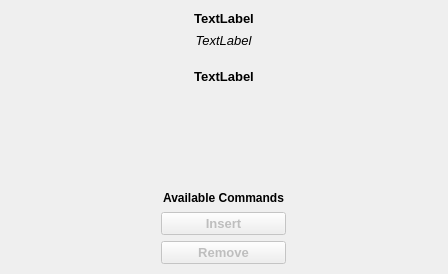
<?xml version="1.0" encoding="UTF-8"?>
<ui version="4.0">
 <class>Form</class>
 <widget class="QWidget" name="Form">
  <property name="geometry">
   <rect>
    <x>0</x>
    <y>0</y>
    <width>448</width>
    <height>274</height>
   </rect>
  </property>
  <property name="sizePolicy">
   <sizepolicy hsizetype="Preferred" vsizetype="Preferred">
    <horstretch>0</horstretch>
    <verstretch>0</verstretch>
   </sizepolicy>
  </property>
  <property name="minimumSize">
   <size>
    <width>145</width>
    <height>250</height>
   </size>
  </property>
  <property name="windowTitle">
   <string>Form</string>
  </property>
  <layout class="QVBoxLayout" name="verticalLayout">
   <property name="sizeConstraint">
    <enum>QLayout::SetDefaultConstraint</enum>
   </property>
   <property name="leftMargin">
    <number>0</number>
   </property>
   <property name="topMargin">
    <number>5</number>
   </property>
   <property name="rightMargin">
    <number>0</number>
   </property>
   <property name="bottomMargin">
    <number>5</number>
   </property>
   <item alignment="Qt::AlignHCenter">
    <widget class="QWidget" name="device_information" native="true">
     <layout class="QVBoxLayout" name="verticalLayout_2" stretch="0,0,0,0">
      <property name="spacing">
       <number>5</number>
      </property>
      <property name="leftMargin">
       <number>5</number>
      </property>
      <property name="topMargin">
       <number>5</number>
      </property>
      <property name="rightMargin">
       <number>5</number>
      </property>
      <property name="bottomMargin">
       <number>5</number>
      </property>
      <item alignment="Qt::AlignHCenter">
       <widget class="QLabel" name="name_label">
        <property name="font">
         <font>
          <pointsize>10</pointsize>
          <weight>75</weight>
          <bold>true</bold>
          <kerning>true</kerning>
         </font>
        </property>
        <property name="text">
         <string>TextLabel</string>
        </property>
        <property name="scaledContents">
         <bool>false</bool>
        </property>
        <property name="alignment">
         <set>Qt::AlignBottom|Qt::AlignHCenter</set>
        </property>
       </widget>
      </item>
      <item alignment="Qt::AlignHCenter">
       <widget class="QLabel" name="prefix_label">
        <property name="font">
         <font>
          <pointsize>10</pointsize>
          <italic>true</italic>
          <kerning>true</kerning>
         </font>
        </property>
        <property name="text">
         <string>TextLabel</string>
        </property>
        <property name="scaledContents">
         <bool>false</bool>
        </property>
        <property name="alignment">
         <set>Qt::AlignBottom|Qt::AlignHCenter</set>
        </property>
       </widget>
      </item>
      <item>
       <spacer name="verticalSpacer_2">
        <property name="orientation">
         <enum>Qt::Vertical</enum>
        </property>
        <property name="sizeType">
         <enum>QSizePolicy::Fixed</enum>
        </property>
        <property name="sizeHint" stdset="0">
         <size>
          <width>20</width>
          <height>15</height>
         </size>
        </property>
       </spacer>
      </item>
      <item alignment="Qt::AlignHCenter">
       <widget class="QLabel" name="state_label">
        <property name="font">
         <font>
          <pointsize>10</pointsize>
          <weight>75</weight>
          <bold>true</bold>
         </font>
        </property>
        <property name="text">
         <string>TextLabel</string>
        </property>
        <property name="alignment">
         <set>Qt::AlignCenter</set>
        </property>
       </widget>
      </item>
     </layout>
    </widget>
   </item>
   <item alignment="Qt::AlignHCenter">
    <widget class="QWidget" name="horizontalWidget" native="true">
     <property name="sizePolicy">
      <sizepolicy hsizetype="MinimumExpanding" vsizetype="Preferred">
       <horstretch>0</horstretch>
       <verstretch>0</verstretch>
      </sizepolicy>
     </property>
     <property name="maximumSize">
      <size>
       <width>16777215</width>
       <height>16777215</height>
      </size>
     </property>
     <layout class="QHBoxLayout" name="horizontalLayout" stretch="0,0,0">
      <property name="sizeConstraint">
       <enum>QLayout::SetDefaultConstraint</enum>
      </property>
      <property name="bottomMargin">
       <number>5</number>
      </property>
      <item>
       <widget class="PyDMDrawingRectangle" name="beam_indicator">
        <property name="sizePolicy">
         <sizepolicy hsizetype="Preferred" vsizetype="Fixed">
          <horstretch>0</horstretch>
          <verstretch>0</verstretch>
         </sizepolicy>
        </property>
        <property name="minimumSize">
         <size>
          <width>0</width>
          <height>15</height>
         </size>
        </property>
        <property name="maximumSize">
         <size>
          <width>50</width>
          <height>15</height>
         </size>
        </property>
        <property name="toolTip">
         <string/>
        </property>
        <property name="whatsThis">
         <string>
    A widget with a rectangle drawn in it.
    This class inherits from PyDMDrawing.

    Parameters
    ----------
    parent : QWidget
        The parent widget for the Label
    init_channel : str, optional
        The channel to be used by the widget.
    </string>
        </property>
        <property name="brush" stdset="0">
         <brush brushstyle="SolidPattern">
          <color alpha="255">
           <red>185</red>
           <green>185</green>
           <blue>185</blue>
          </color>
         </brush>
        </property>
        <property name="penStyle" stdset="0">
         <enum>Qt::SolidLine</enum>
        </property>
        <property name="penWidth" stdset="0">
         <double>2.000000000000000</double>
        </property>
       </widget>
      </item>
      <item alignment="Qt::AlignHCenter">
       <widget class="PyDMDrawingRectangle" name="device_drawing">
        <property name="sizePolicy">
         <sizepolicy hsizetype="Fixed" vsizetype="Fixed">
          <horstretch>0</horstretch>
          <verstretch>0</verstretch>
         </sizepolicy>
        </property>
        <property name="minimumSize">
         <size>
          <width>50</width>
          <height>50</height>
         </size>
        </property>
        <property name="maximumSize">
         <size>
          <width>50</width>
          <height>50</height>
         </size>
        </property>
        <property name="toolTip">
         <string/>
        </property>
        <property name="whatsThis">
         <string>
    A widget with a rectangle drawn in it.
    This class inherits from PyDMDrawing.

    Parameters
    ----------
    parent : QWidget
        The parent widget for the Label
    init_channel : str, optional
        The channel to be used by the widget.
    </string>
        </property>
        <property name="brush" stdset="0">
         <brush brushstyle="SolidPattern">
          <color alpha="255">
           <red>185</red>
           <green>185</green>
           <blue>185</blue>
          </color>
         </brush>
        </property>
        <property name="penStyle" stdset="0">
         <enum>Qt::SolidLine</enum>
        </property>
        <property name="penColor" stdset="0">
         <color>
          <red>0</red>
          <green>0</green>
          <blue>0</blue>
         </color>
        </property>
        <property name="penWidth" stdset="0">
         <double>2.000000000000000</double>
        </property>
       </widget>
      </item>
      <item>
       <widget class="PyDMDrawingRectangle" name="out_indicator">
        <property name="sizePolicy">
         <sizepolicy hsizetype="Preferred" vsizetype="Fixed">
          <horstretch>0</horstretch>
          <verstretch>0</verstretch>
         </sizepolicy>
        </property>
        <property name="minimumSize">
         <size>
          <width>0</width>
          <height>0</height>
         </size>
        </property>
        <property name="maximumSize">
         <size>
          <width>50</width>
          <height>15</height>
         </size>
        </property>
        <property name="toolTip">
         <string/>
        </property>
        <property name="whatsThis">
         <string>
    A widget with a rectangle drawn in it.
    This class inherits from PyDMDrawing.

    Parameters
    ----------
    parent : QWidget
        The parent widget for the Label
    init_channel : str, optional
        The channel to be used by the widget.
    </string>
        </property>
        <property name="brush" stdset="0">
         <brush brushstyle="SolidPattern">
          <color alpha="255">
           <red>185</red>
           <green>185</green>
           <blue>185</blue>
          </color>
         </brush>
        </property>
        <property name="penStyle" stdset="0">
         <enum>Qt::SolidLine</enum>
        </property>
        <property name="penWidth" stdset="0">
         <double>2.000000000000000</double>
        </property>
       </widget>
      </item>
     </layout>
    </widget>
   </item>
   <item alignment="Qt::AlignHCenter">
    <widget class="QWidget" name="commands" native="true">
     <layout class="QVBoxLayout" name="command_layout">
      <property name="leftMargin">
       <number>5</number>
      </property>
      <property name="topMargin">
       <number>5</number>
      </property>
      <property name="rightMargin">
       <number>5</number>
      </property>
      <property name="bottomMargin">
       <number>5</number>
      </property>
      <item>
       <widget class="QLabel" name="label">
        <property name="font">
         <font>
          <weight>75</weight>
          <bold>true</bold>
         </font>
        </property>
        <property name="text">
         <string>Available Commands</string>
        </property>
        <property name="alignment">
         <set>Qt::AlignCenter</set>
        </property>
       </widget>
      </item>
      <item>
       <widget class="QPushButton" name="insert_button">
        <property name="enabled">
         <bool>false</bool>
        </property>
        <property name="sizePolicy">
         <sizepolicy hsizetype="Preferred" vsizetype="Fixed">
          <horstretch>0</horstretch>
          <verstretch>0</verstretch>
         </sizepolicy>
        </property>
        <property name="minimumSize">
         <size>
          <width>125</width>
          <height>0</height>
         </size>
        </property>
        <property name="font">
         <font>
          <pointsize>10</pointsize>
          <weight>75</weight>
          <bold>true</bold>
         </font>
        </property>
        <property name="text">
         <string>Insert</string>
        </property>
        <property name="checkable">
         <bool>false</bool>
        </property>
        <property name="checked">
         <bool>false</bool>
        </property>
       </widget>
      </item>
      <item>
       <widget class="QPushButton" name="remove_button">
        <property name="enabled">
         <bool>false</bool>
        </property>
        <property name="sizePolicy">
         <sizepolicy hsizetype="Preferred" vsizetype="Fixed">
          <horstretch>0</horstretch>
          <verstretch>0</verstretch>
         </sizepolicy>
        </property>
        <property name="minimumSize">
         <size>
          <width>125</width>
          <height>0</height>
         </size>
        </property>
        <property name="font">
         <font>
          <pointsize>10</pointsize>
          <weight>75</weight>
          <bold>true</bold>
         </font>
        </property>
        <property name="text">
         <string>Remove</string>
        </property>
        <property name="checkable">
         <bool>false</bool>
        </property>
        <property name="checked">
         <bool>false</bool>
        </property>
       </widget>
      </item>
     </layout>
    </widget>
   </item>
  </layout>
 </widget>
 <customwidgets>
  <customwidget>
   <class>PyDMDrawingRectangle</class>
   <extends>QWidget</extends>
   <header>pydm.widgets.drawing</header>
  </customwidget>
 </customwidgets>
 <resources/>
 <connections/>
</ui>
